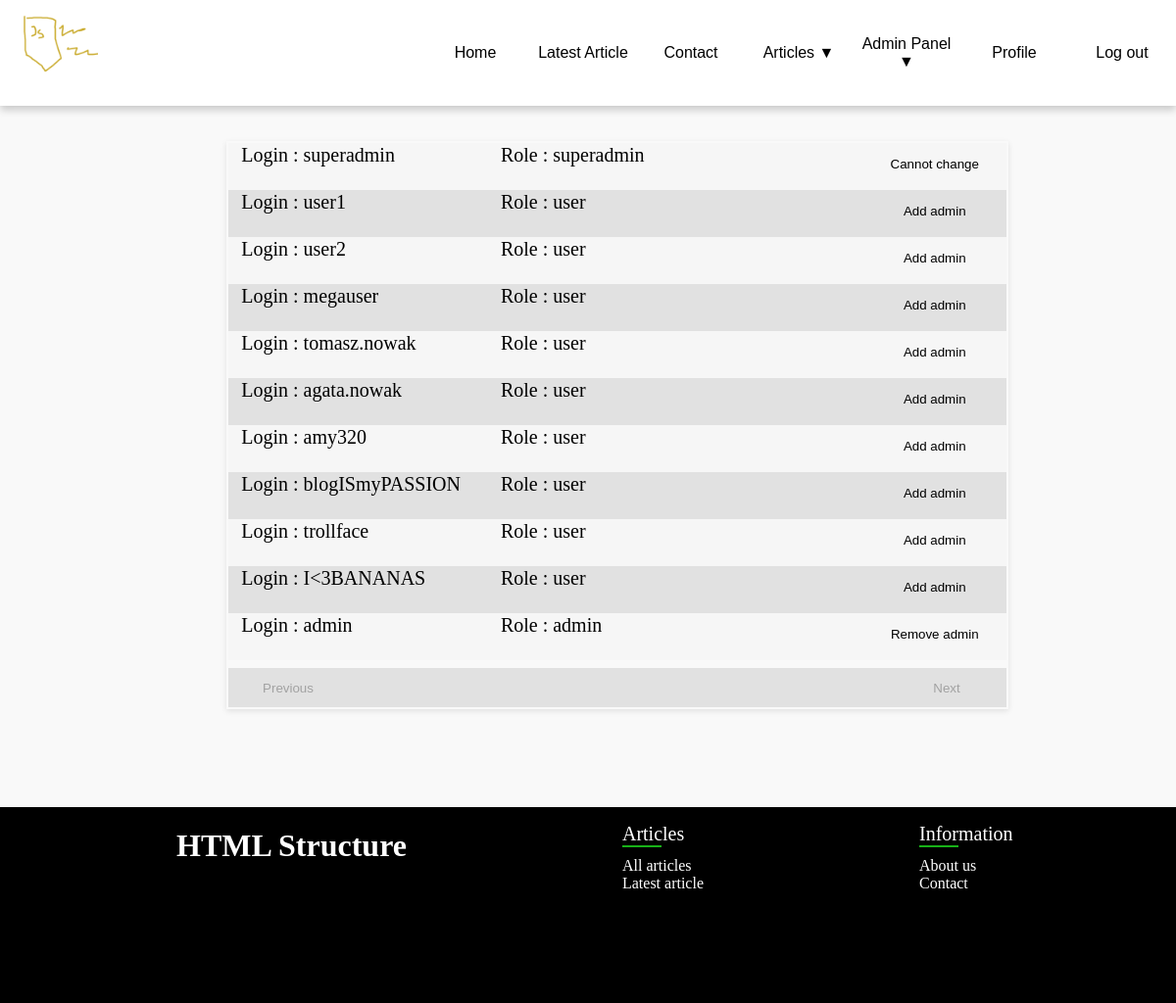
Page /adminpanel.php (signed in) on the committed database.
### tables this page shows
CREATE TABLE `users` (
  `id` int(11) NOT NULL,
  `login` text DEFAULT NULL,
  `password` text DEFAULT NULL,
  `role` varchar(10) DEFAULT NULL
);

### adminpanel.php (the view, shortened to what this page needs)
<?php
include('php/functions.php');
$userCount = $con->query("SELECT COUNT(*) FROM users")->fetch_row()[0];
$page = isset($_GET['page']) ? (int)$_GET['page'] : 1;
$perPage = 12;
$offset = ($page - 1) * $perPage;
$query = $con->prepare("SELECT * FROM users ORDER BY id ASC LIMIT ? OFFSET ?");
$query->bind_param("ii", $perPage, $offset);
$query->execute();
$result = $query->get_result();
$users = $result->fetch_all(MYSQLI_ASSOC);
?>
<!DOCTYPE html>
<html lang="pl">
<head>
    <link rel="stylesheet" href="style.css">
</head>
<body>
    <div class="container">
        <main class="adminpanel">
        <table>
            <?php
                foreach($users as $user) {
                $login = $user['login'];
                $userRole = $user['role'];
                ?>
                <tr>
                    <td>Login : <?php echo $login; ?></td>
                    <td>Role : <?php echo $userRole; ?></td>
                    <td>
                    <?php
                        if(!isSuperAdmin($userRole)){
                            ?>
                            <button onClick="location.href='adminpanel.php?changePerms=<?php echo $login; ?>'">
                                <?= isAdmin($userRole) ? "Remove admin" : "Add admin"; ?>
                            </button>
                            <?php
                        }
                        else{
                            ?>
                            <button>Cannot change</button>
                            <?php
                        }
                    ?>
                    </td>
                </tr>
            <?php
            }
            ?>
            <tr id="adminpagebuttons">
                <td><button <?php echo $page - 1 <=0 ? 'disabled' : ''; ?> onClick="location.href='adminpanel.php?page=<?php echo $page -1; ?>'">Previous</button></td>
                <td></td>
                <td><button <?php echo $offset + $perPage >= $userCount ? 'disabled' : ''; ?> onClick="location.href='adminpanel.php?page=<?php echo $page + 1; ?>'">Next</button></td>
        </tr>
        </table>
        </main>
    </div>
</body>
</html>

### style.css (style rules this page uses)
html,body { margin: 0; padding: 0; width: 100%; scrollbar-width: none; -ms-overflow-style: none; scroll-behavior: smooth; }
div { height: 80%; }
.container { width: 100%; display: flex; flex-direction: column; flex-wrap: wrap; background-color: #f9f9f9; }
main { min-height: 85vh; margin-left: 5%; display: flex; flex-direction: column; flex-wrap: wrap; align-content: space-around; align-items: center; }
.adminpanel { height: auto; display: flex; flex-direction: column; margin-top: 3%; }
.adminpanel table { box-shadow: 0 2px 6px rgba(0,0,0,0.1); width: 70%; }
.adminpanel tr { border-top: none; width: 100%; display: flex; justify-content: space-around; text-align: left; transition: background-color 0.3s ease; height: 3em; }
.adminpanel tr:nth-child(odd) { background-color: #f6f6f6; }
.adminpanel tr:nth-child(even) { background-color: #e1e1e1; }
.adminpanel td { display: flex; justify-content: flex-start; width: 30%; font-size: 20px; }
.adminpanel td:nth-child(3n) { justify-content: flex-end; }
.adminpanel button { border:none; cursor: pointer; transition: 0.3s ease; background-color: transparent; background-color: none; height: 5vh; width: 10vw; }
#adminpagebuttons { margin-top: 1vh; width: 100%; display: flex; justify-content: space-between; align-items: center; height: 5vh; }

### rows in the picture
users: login "superadmin", role "superadmin", shows "Cannot change"
users: login "user1", role "user", shows "Add admin"
users: login "user2", role "user", shows "Add admin"
users: login "megauser", role "user", shows "Add admin"
users: login "tomasz.nowak", role "user", shows "Add admin"
users: login "agata.nowak", role "user", shows "Add admin"
users: login "amy320", role "user", shows "Add admin"
users: login "blogISmyPASSION", role "user", shows "Add admin"
users: login "trollface", role "user", shows "Add admin"
users: login "I<3BANANAS", role "user", shows "Add admin"
users: login "admin", role "admin", shows "Remove admin"
